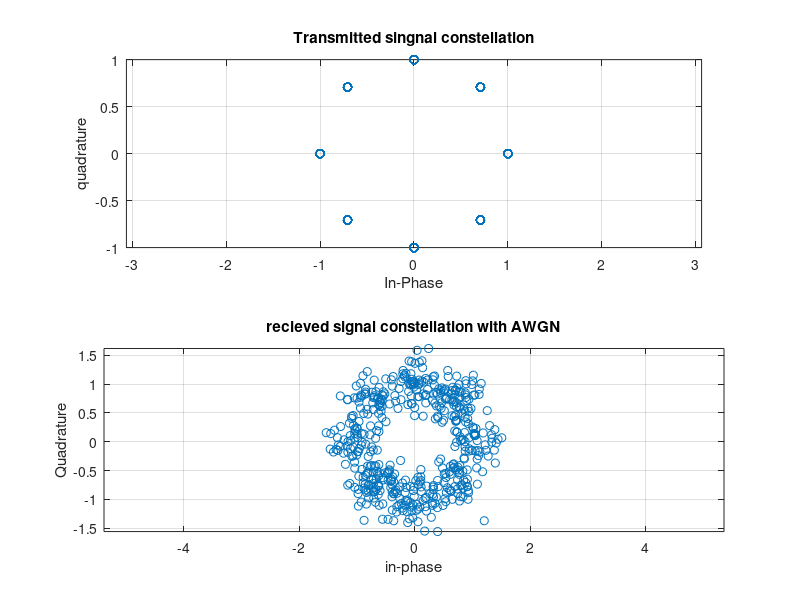

The MATLAB source for this figure:
clear;
close all;
M=8;
N=500;
SNR_dB=10;
dataSymbols=randi([0 M-1],N,1);
txSignal=pskmod(dataSymbols,M);
rxSignal=awgn(txSignal,SNR_dB,'measured');
demodulatedSymbols=pskdemod(rxSignal,M);
numErrors=sum(dataSymbols ~=demodulatedSymbols);
SER=numErrors/N;
fprintf('M-PSK MODUATION ORDER(M): %d\n',M);
fprintf('NUMBER OF SYMBOLS: %d\n',N);
fprintf('SNR(dB): %.2f\n',SNR_dB);
fprintf('Calculated Symbol Error Rate(SER): %.4f\n',SER);
figure;
subplot(2,1,1);
plot(real(txSignal),imag(txSignal),'o');
title('Transmitted singnal constellation');
xlabel('In-Phase');
ylabel('quadrature');
grid on;
axis equal;
subplot(2,1,2);
plot(real(rxSignal),imag(rxSignal),'o');
title('recieved signal constellation with AWGN');
xlabel('in-phase');
ylabel('Quadrature');
grid on;
axis equal;

% no input